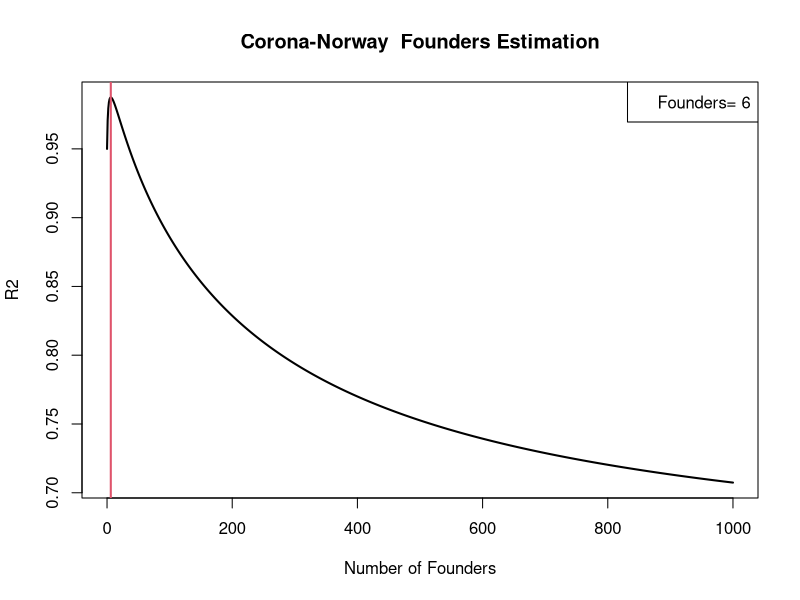
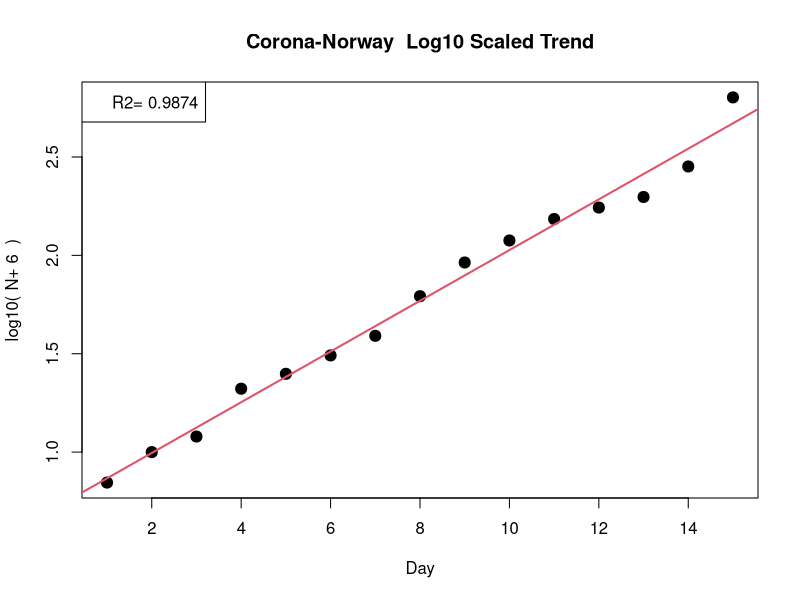
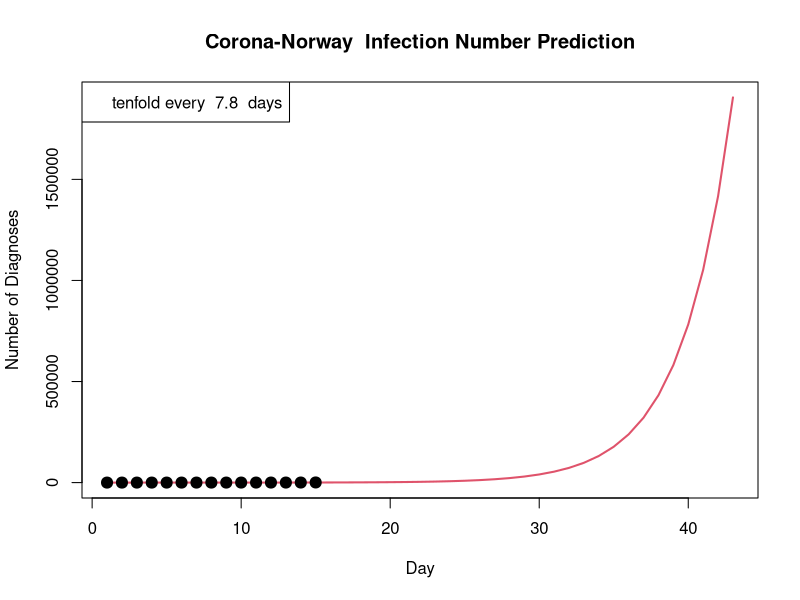

The R source for these figures, in order:
name="Corona-Norway"
N=scan("data.txt");
T=1:length(N);
mi=1-min(N);
model_r2=0;
founders=0;
vr2=mi:1000;
for(i in mi:1000){
	vr2[i-mi+1]=cor(T,log10(N+i))^2;
	if(vr2[i-mi+1]>model_r2){	model_r2=vr2[i-mi+1];	founders=i;	}
}

png("FoundersEstimation.png",width=768,height=512);
plot(mi:1000,vr2,type='l',xlab="Number of Founders", ylab="R2",	main=paste(name," Founders Estimation"),lwd=2);
abline(v=founders,col=2,lwd=2);
legend("topright", paste("Founders=",founders));
dev.off();

png("Log10Trend.png",width=768,height=512);
plot(T,log10(N+founders),pch=20,xlab="Day",ylab=paste("log10( N+",founders," )"), main=paste(name," Log10 Scaled Trend"),lwd=2,cex=2);
abline(lm(log10(N+founders)~T),col=2,lwd=2);
legend("topleft", paste("R2=",sprintf("%.4f",model_r2)));
dev.off();

daysfuture=28;
t=1:(length(T)+daysfuture);
n=1:(length(N)+daysfuture);
m=lm(log10(N+founders)~T);
a=m$coefficients[2];
b=m$coefficients[1];

for(i in 1:length(t)){
	if(i<=length(T)){ t[i]=T[i]; }
	else{ t[i]=t[i-1]+1; }
	n[i]=10^(a*t[i]+b)-founders;
}
predict <- cbind(t,n);
write.table(predict, file = "predict.txt", sep = "\t");
png("InfectionPrediction.png",width=768,height=512);
plot(t,n,type='l',col=2,xlab="Day",ylab="Number of Diagnoses",main=paste(name," Infection Number Prediction"),lwd=2);
points(T,N,pch=20,lwd=2,cex=2);
legend("topleft", paste("tenfold every ",sprintf("%.1f",1/a), " days"));
dev.off();
